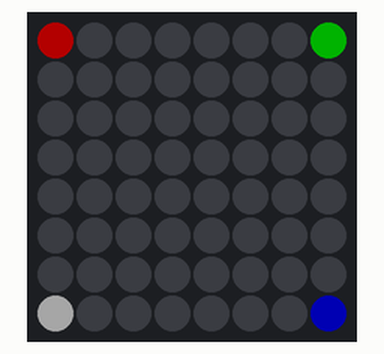
Simulated run of this program. Board: Raspberry Pi Pico running MicroPython. Parts: 8×8 RGB LED matrix (first LED top left, wired row by row, every second row reversed). Dim RGB values are drawn brighter than linear; what the program prints to the serial console is not drawn.

Above: at 0.1 s.

The program:

07-xy-corners.py
```python
# Lab 07: X-Y Corners
# Filename: 07-xy-corners.py
# Version: 1.0.0
#
# Tests the xy() function that turns a column and row into a pixel number.
# Red is (0, 0), green is the far end of row 0, blue is the far end of
# column 0, and white is the opposite corner. If the corners are not in
# the right places, change SERPENTINE in config.py.

from machine import Pin
from neopixel import NeoPixel
from utime import sleep
import config

print("Lab 07: X-Y Corners (version 1.0.0)")

# hardware settings from config.py
NEOPIXEL_PIN = config.NEOPIXEL_PIN
NUMBER_PIXELS = config.NUMBER_PIXELS
MATRIX_WIDTH = config.MATRIX_WIDTH
MATRIX_HEIGHT = config.MATRIX_HEIGHT
SERPENTINE = config.SERPENTINE

strip = NeoPixel(Pin(NEOPIXEL_PIN), NUMBER_PIXELS)

def xy(x, y):
    # row y starts at pixel y * width; odd rows run backwards on a zig-zag panel
    if SERPENTINE and y % 2 == 1:
        return y * MATRIX_WIDTH + (MATRIX_WIDTH - 1 - x)
    return y * MATRIX_WIDTH + x

last_x = MATRIX_WIDTH - 1
last_y = MATRIX_HEIGHT - 1

strip[xy(0, 0)] = (60, 0, 0)
strip[xy(last_x, 0)] = (0, 60, 0)
strip[xy(0, last_y)] = (0, 0, 60)
strip[xy(last_x, last_y)] = (40, 40, 40)
strip.write()
print("red = (0,0)  green = (%d,0)  blue = (0,%d)  white = (%d,%d)" % (last_x, last_y, last_x, last_y))

while True:
    sleep(1)
```

config.py
```python
# Moving Rainbow Configuration file
# Filename: config.py
# Version: 1.0.0
#
# This file contains the hardware configuration for the Tilt-a-Rainbow
# Mini kit. It is imported by each program.

# 8x8 NeoPixel matrix (64 pixels)
NEOPIXEL_PIN = 0
MATRIX_WIDTH = 8
MATRIX_HEIGHT = 8
NUMBER_PIXELS = MATRIX_WIDTH * MATRIX_HEIGHT
# Some 8x8 panels are wired in a zig-zag: row 0 runs left to right,
# row 1 runs right to left, and so on. This panel is NOT: every row runs
# left to right. (Checked on the real panel: pixel 8 sits right below
# pixel 0.) Run 06-walk-pixels.py to see the pixel order.
SERPENTINE = False

# The color number the programs use when ALL 64 pixels are lit at once.
# 64 pixels at (20, 20, 20) draw about 300 mA, safely under the 500 mA a
# USB port supplies. Programs that light only a few pixels can use bigger
# numbers.
LEVEL = 20

# Two mode buttons, each wired from its GPIO pin to GND
BUTTON_PIN_1 = 14
BUTTON_PIN_2 = 15

# Accelerometer on I2C bus 0 (GP16 is SDA, GP17 is SCL)
# LIS3DH accelerometer. 0x19 is the usual address (0x18 if SDO is tied to GND).
# Run 02-probe.py to check.
ACCEL_I2C_ID = 0
ACCEL_SDA_PIN = 16
ACCEL_SCL_PIN = 17
ACCEL_ADDRESS = 0x19
```
